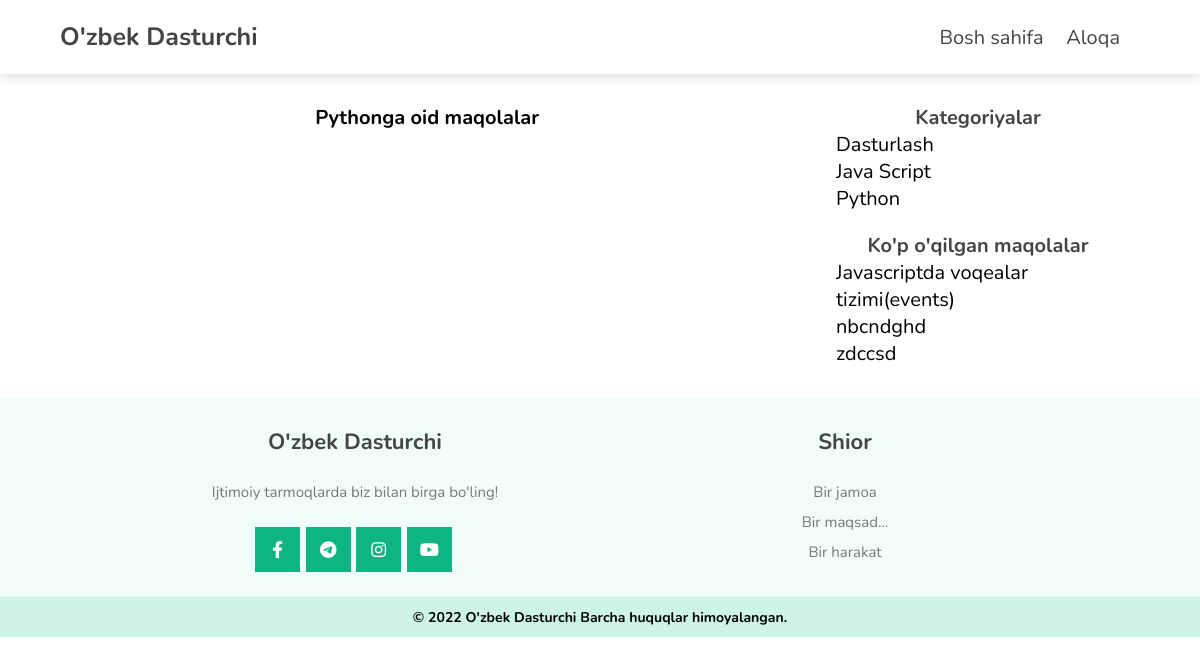
The page /category/python/ on the database its author committed.
### app/models.py (models this page shows, shortened)
class Category_blog(models.Model):
    title = models.CharField('Sarlavha',max_length=255)
    slug = models.SlugField('Manzil',max_length=255, unique=True)
    class Meta:
        verbose_name = 'Category_blog'
        verbose_name_plural = "Categories_blog"
    def get_absolute_url(self):
        return f"/category/{self.slug}/"

class Blog(models.Model):
    title = models.CharField('Sarlavha',max_length = 50)
    img = models.ImageField('Rasm', upload_to="blog_img/")
    description = models.TextField('Blog')
    category_blog = models.ForeignKey(Category_blog , on_delete=models.CASCADE)
    date = models.DateTimeField('Sana' , default=timezone.now)
    like = models.IntegerField('Like' , default=0)
    dislike = models.IntegerField('Dislike' , default=0)
    popular = models.IntegerField('Ko\'rilganlar soni' , default=0)
    class Meta:
        verbose_name = 'Blog'
        verbose_name_plural = "Blogs"
    def get_absolute_url(self):
        return f"/blog/{self.id}/"

### app/views.py (the view)
# urls.py: path('category/<slug:slug>/', category ),
def category(request , slug):
    category_blog = Category_blog.objects.all( )
    category = Category_blog.objects.get(slug=slug)
    blog = category.blog_set.order_by("-date")
    popular = Blog.objects.order_by('-popular')[:5]
    return render(request, 'category.html',{
        'category_blog':category_blog,
        'category':category ,
        'blog':blog,
        'popular':popular
    })

### template/category.html (shortened to what this page needs)
{% extends "base.html" %} {% load static %} {% block content %}
<section class="main">
    <div class="blogs">
        <h3>{{category.title}}ga oid maqolalar</h3>
    </div>
    <div class="category_blog">
        <div class="category">
            <h3>Kategoriyalar</h3>
                {% for category in category_blog %}
                    <p  class="cr-p" ><a href="{{ category.get_absolute_url }}">{{category.title}}</p></a>
                {% endfor %}
        </div>
        <div class="blog">
            <h3>Ko'p o'qilgan maqolalar</h3>
                {% for item in popular %}
                    <a href="{{item.get_absolute_url}}"><p  class="cr-p" >{{item.title}}</p></a>
                {% endfor %}
        </div>
    </div>
</section>
{% endblock %}

### static/css/base.css (style rules this page uses)
* { font-family: "Nunito", sans-serif; margin: 0; padding: 0; -webkit-box-sizing: border-box; box-sizing: border-box; outline: none; border: none; text-decoration: none; -webkit-transition: all 0.2s linear; transition: all 0.2s linear; }
html { font-size: 62.5%; overflow-x: hidden; }
section { padding: 3rem 10%; }
a { all: unset !important; }
.cr-p { cursor: pointer; }
.main { display: -webkit-box; display: -ms-flexbox; display: flex; justify-content: space-between; }
.main .blogs { width: 68%; }
.main .category_blog { width: 30%; height: auto; display: -webkit-box; display: -ms-flexbox; display: flex; flex-direction: column; justify-content: flex-start; position: sticky; position: -webkit-sticky; }
.main .category_blog .category { width: 100%; display: -webkit-box; display: -ms-flexbox; display: flex; flex-direction: column; padding: 0 2rem; margin-bottom: 2rem; }
.main .category_blog h3 { color: #444; }
.main .category_blog p { font-size: 2rem; }
.main .category_blog .blog { width: 100%; padding: 0 2rem; }
.main h3 { font-size: 2rem; text-align: center; }
@media (max-width: 1200px) { section { padding: 3rem 5%; } }

### rows shown on the page
Category_blog: title "Python"
Category_blog: title "Dasturlash"
Category_blog: title "Java Script"
Blog: title "Javascriptda voqealar tizimi(events)"
Blog: title "nbcndghd"
Blog: title "zdccsd"
